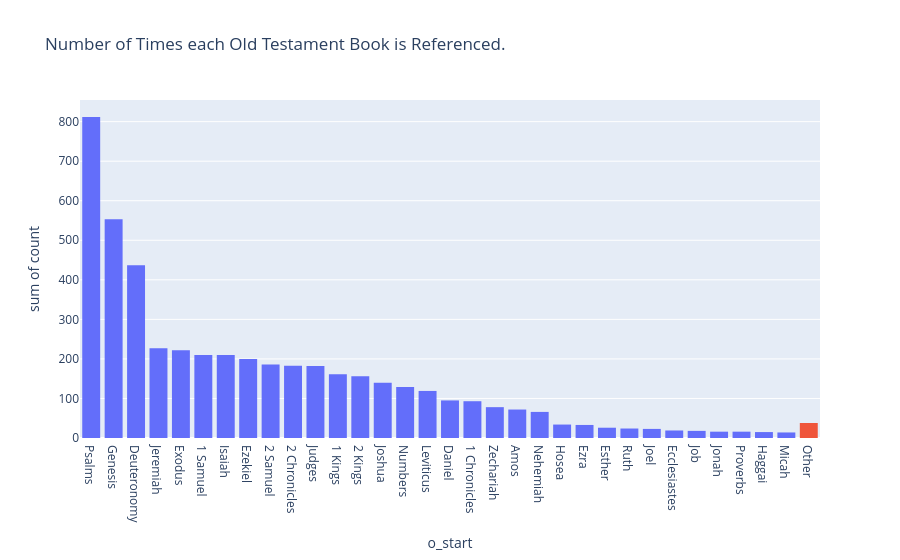

The code cell stored with this chart in its notebook:
### Code cell
fig = px.histogram(
    ot_references,
    x = "o_start",
    y = "count",
    color = "color",
    labels = {'x':'Old Testament Book', 'y':'Number of Allusions'},
    title = "Number of Times each Old Testament Book is Referenced."
)
fig.update_traces(showlegend=False)
fig.show()

### Figure 1 — Plotly figure (JSON) as saved in the notebook; plotly's stock layout.template omitted (floating-point values rounded to 4 significant figures)
{"data": [{"bingroup": "x", "histfunc": "sum", "hovertemplate": "color=blue<br>o_start=%{x}<br>sum of count=%{y}<extra></extra>", "legendgroup": "blue", "marker": {"color": "#636efa", "pattern": {"shape": ""}}, "name": "blue", "orientation": "v", "showlegend": false, "type": "histogram", "x": ["Psalms", "Genesis", "Deuteronomy", "Jeremiah", "Exodus", "1 Samuel", "Isaiah", "Ezekiel", "2 Samuel", "2 Chronicles", "Judges", "1 Kings", "2 Kings", "Joshua", "Numbers", "Leviticus", "Daniel", "1 Chronicles", "Zechariah", "Amos", "Nehemiah", "Hosea", "Ezra", "Esther", "Ruth", "Joel", "Ecclesiastes", "Job", "Jonah", "Proverbs", "Haggai", "Micah"], "xaxis": "x", "y": [812, 553, 437, 227, 222, 210, 210, 200, 186, 183, 182, 161, 156, 140, 129, 119, 95, 93, 78, 72, 66, 34, 33, 26, 24, 23, 19, 18, 16, 16, 15, 14], "yaxis": "y"}, {"bingroup": "x", "histfunc": "sum", "hovertemplate": "color=red<br>o_start=%{x}<br>sum of count=%{y}<extra></extra>", "legendgroup": "red", "marker": {"color": "#EF553B", "pattern": {"shape": ""}}, "name": "red", "orientation": "v", "showlegend": false, "type": "histogram", "x": ["Other", "Other", "Other", "Other", "Other", "Other"], "xaxis": "x", "y": [11, 8, 6, 6, 4, 3], "yaxis": "y"}], "layout": {"barmode": "relative", "legend": {"title": {"text": "color"}, "tracegroupgap": 0}, "title": {"text": "Number of Times each Old Testament Book is Referenced."}, "xaxis": {"anchor": "y", "domain": [0, 1], "title": {"text": "o_start"}}, "yaxis": {"anchor": "x", "domain": [0, 1], "title": {"text": "sum of count"}}}}
